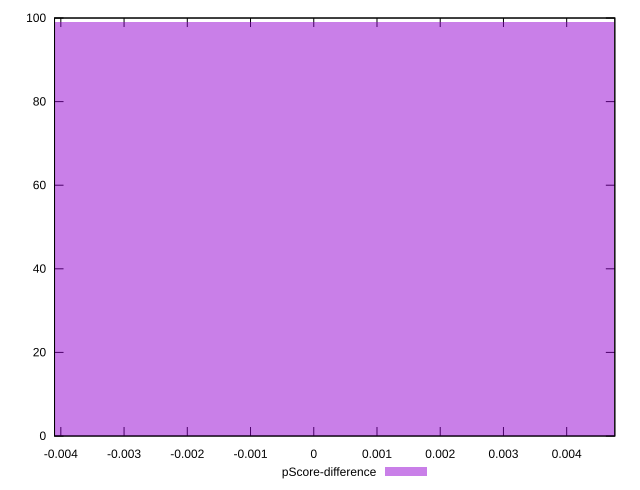

Recreate this plot in gnuplot.
reset

$pScoreDifference <<EOF
0 99
0.009493389779020887 1
EOF

set key outside below
set boxwidth 0.009493389779020887
set xrange [-0.0040995730935938605:0.004761253874976954]
set yrange [0:100]
set trange [0:100]
set style fill transparent solid 0.5 noborder
set terminal svg size 640, 490 enhanced background rgb 'white'
set output "report_00011_2021-02-09T10:53:21.242Z/cumulative-layout-shift/samples/pages+cached/pScore-difference/histogram.svg"

plot $pScoreDifference title "pScore-difference" with boxes

reset
